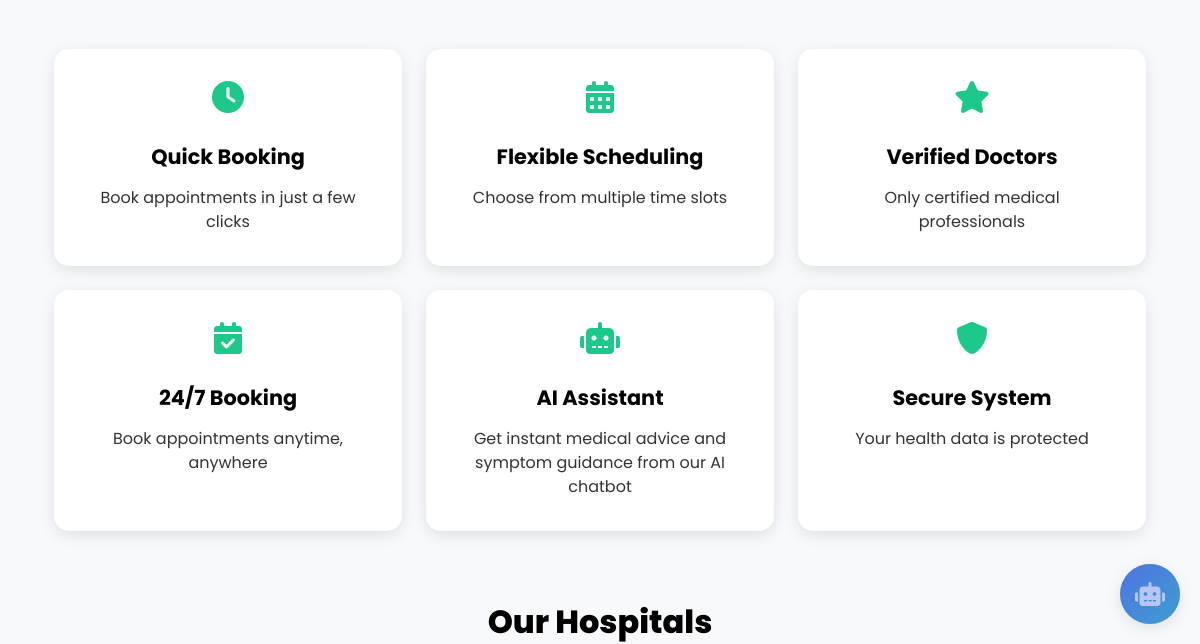
Before: / (lower part) with the older database file.
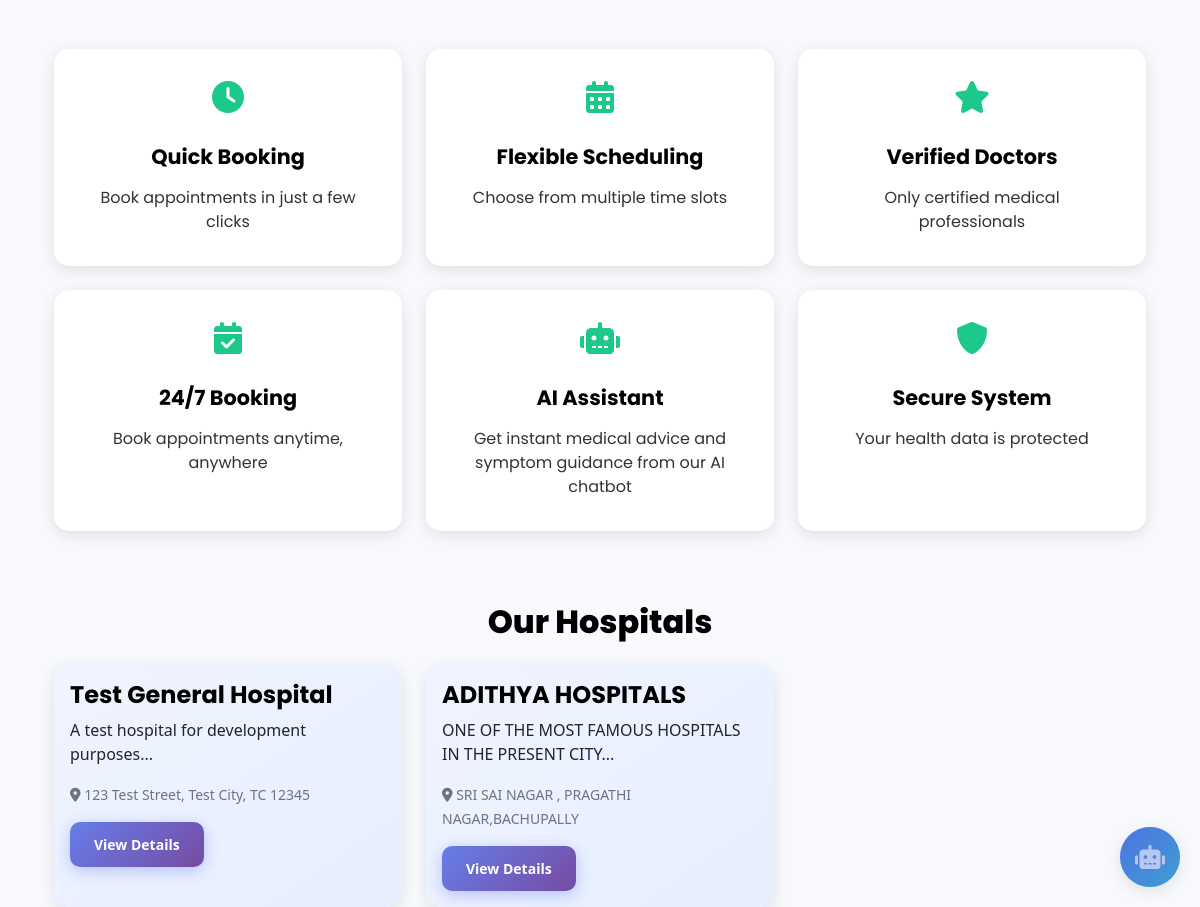
After: the same page with the newer database file.
### app.py (models this page shows)
class Hospital(db.Model):
    id = db.Column(db.Integer, primary_key=True)
    name = db.Column(db.String(200), nullable=False)
    address = db.Column(db.String(500), nullable=False)
    contact = db.Column(db.String(20))
    admin_id = db.Column(db.Integer, db.ForeignKey('user.id'), nullable=False)
    description = db.Column(db.Text)
    doctors = db.relationship('Doctor', backref='hospital', lazy=True)
    appointments = db.relationship('Appointment', backref='hospital', lazy=True)

### app.py (the view)
@app.route('/')
def index():
    hospitals = Hospital.query.all()
    return render_template('index.html', hospitals=hospitals)

### templates/index.html (shortened to what this page needs)
{% extends "base.html" %}
{% block content %}
<div class="container mt-5">
    <div class="row mb-5">
        <div class="col-12 text-center mb-4">
        </div>
        <div class="col-lg-4 col-md-6 mb-4">
            <div class="feature-box">
                <i class="fas fa-clock fa-2x mb-3"></i>
                <h4>Quick Booking</h4>
                <p>Book appointments in just a few clicks</p>
            </div>
        </div>
        <div class="col-lg-4 col-md-6 mb-4">
            <div class="feature-box">
                <i class="fas fa-calendar-alt fa-2x mb-3"></i>
                <h4>Flexible Scheduling</h4>
                <p>Choose from multiple time slots</p>
            </div>
        </div>
        <div class="col-lg-4 col-md-6 mb-4">
            <div class="feature-box">
                <i class="fas fa-star fa-2x mb-3"></i>
                <h4>Verified Doctors</h4>
                <p>Only certified medical professionals</p>
            </div>
        </div>
        <div class="col-lg-4 col-md-6 mb-4">
            <div class="feature-box">
                <i class="fas fa-calendar-check fa-2x mb-3"></i>
                <h4>24/7 Booking</h4>
                <p>Book appointments anytime, anywhere</p>
            </div>
        </div>
        <div class="col-lg-4 col-md-6 mb-4">
            <div class="feature-box">
                <i class="fas fa-robot fa-2x mb-3"></i>
                <h4>AI Assistant</h4>
                <p>Get instant medical advice and symptom guidance from our AI chatbot</p>
            </div>
        </div>
        <div class="col-lg-4 col-md-6 mb-4">
            <div class="feature-box">
                <i class="fas fa-shield-alt fa-2x mb-3"></i>
                <h4>Secure System</h4>
                <p>Your health data is protected</p>
            </div>
        </div>
    </div>
    <div class="row">
        <div class="col-12">
            <h2 class="text-center mb-4 hospitals-heading">Our Hospitals</h2>
            <div class="row row-cols-1 row-cols-md-3 g-4">
                {% for hospital in hospitals %}
                <div class="col">
                    <div class="card h-100">
                        <div class="card-body">
                            <h5 class="card-title">{{ hospital.name }}</h5>
                            <p class="card-text">{{ hospital.description[:150] + '...' if hospital.description else 'No description available' }}</p>
                            <p class="card-text"><small class="text-muted"><i class="fas fa-map-marker-alt"></i> {{ hospital.address }}</small></p>
                            <a href="{{ url_for('login', user_type='patient', next=url_for('hospital_details', hospital_id=hospital.id)) }}"
                               class="btn btn-primary btn-sm">View Details</a>
                        </div>
                    </div>
                </div>
                {% endfor %}
            </div>
        </div>
    </div>
</div>
{% endblock %}

Changed rows visible on the page:
added Hospital: name "Test General Hospital", description "A test hospital for development purposes...", address "123 Test Street, Test City, TC 12345"
added Hospital: name "ADITHYA HOSPITALS", description "ONE OF THE MOST FAMOUS HOSPITALS IN THE PRESENT CITY...", address "SRI SAI NAGAR , PRAGATHI NAGAR,BACHUPALLY"
